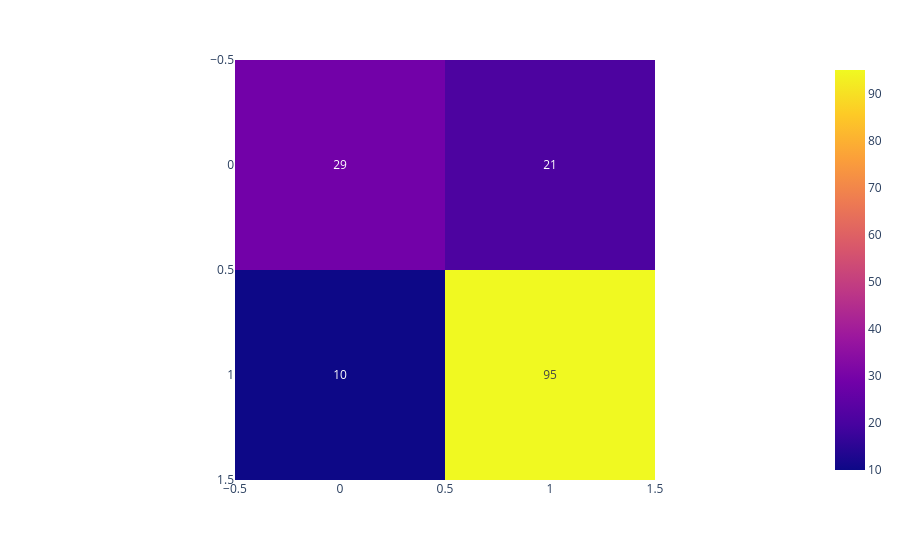

The cell this chart's notebook holds for it:
### Code cell
K = 13
knn = KNeighborsClassifier(n_neighbors=K)
train_test(knn, Xn_train, yn_train, Xn_test, yn_test)

### Figure 1 — Plotly figure (JSON) as saved in the notebook; plotly's stock layout.template omitted (floating-point values rounded to 4 significant figures)
{"data": [{"coloraxis": "coloraxis", "hovertemplate": "x: %{x}<br>y: %{y}<br>color: %{z}<extra></extra>", "name": "0", "texttemplate": "%{z}", "type": "heatmap", "xaxis": "x", "yaxis": "y", "z": [[29, 21], [10, 95]]}], "layout": {"coloraxis": {"colorscale": [[0, "#0d0887"], [0.1111, "#46039f"], [0.2222, "#7201a8"], [0.3333, "#9c179e"], [0.4444, "#bd3786"], [0.5556, "#d8576b"], [0.6667, "#ed7953"], [0.7778, "#fb9f3a"], [0.8889, "#fdca26"], [1, "#f0f921"]]}, "margin": {"t": 60}, "xaxis": {"anchor": "y", "constrain": "domain", "domain": [0, 1], "scaleanchor": "y"}, "yaxis": {"anchor": "x", "autorange": "reversed", "constrain": "domain", "domain": [0, 1]}}}
